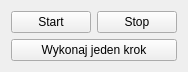
<?xml version="1.0" encoding="UTF-8"?>
<ui version="4.0">
 <class>MachineControlWidget</class>
 <widget class="QWidget" name="MachineControlWidget">
  <property name="geometry">
   <rect>
    <x>0</x>
    <y>0</y>
    <width>154</width>
    <height>58</height>
   </rect>
  </property>
  <property name="windowTitle">
   <string>Form</string>
  </property>
  <layout class="QGridLayout" name="gridLayout">
   <item row="0" column="0">
    <widget class="QPushButton" name="startPushButton">
     <property name="text">
      <string>Start</string>
     </property>
    </widget>
   </item>
   <item row="0" column="1">
    <widget class="QPushButton" name="stopPushButton">
     <property name="text">
      <string>Stop</string>
     </property>
    </widget>
   </item>
   <item row="1" column="0" colspan="2">
    <widget class="QPushButton" name="singleStepPushButton">
     <property name="text">
      <string>Wykonaj jeden krok</string>
     </property>
    </widget>
   </item>
  </layout>
 </widget>
 <resources/>
 <connections/>
</ui>
